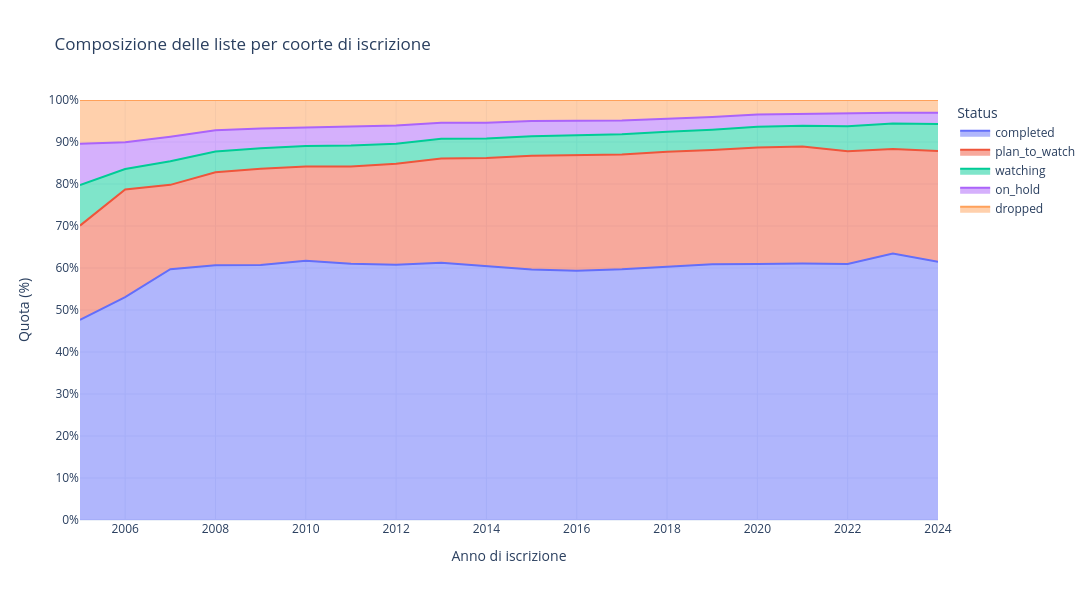

The cell this chart's notebook holds for it:
### Markdown cell above
## Composizione delle liste per anno di iscrizione:

### Code cell
df = df_profiles.copy()

# anno iscrizione
df["joined"] = pd.to_datetime(df["joined"], errors="coerce")
df["joined_year"] = df["joined"].dt.year

# colonne di consumo
cols = ["watching", "completed", "on_hold", "dropped", "plan_to_watch"]
df[cols] = df[cols].apply(pd.to_numeric, errors="coerce").fillna(0)


# aggregazione per anno
consumption_time = (
    df.dropna(subset=["joined_year"])
      .assign(joined_year=lambda x: x["joined_year"].astype(int))
      .groupby("joined_year", observed=True)[cols]
      .sum()
      .reset_index()
      .sort_values("joined_year")
)
#periodo
consumption_time = consumption_time[consumption_time["joined_year"].between(2005, 2024)].copy()

#trasformo in percentuale, così da avere dati più omogenei
den = consumption_time[cols].sum(axis=1)
consumption_time = consumption_time[den > 0].copy()
den = consumption_time[cols].sum(axis=1)

consumption_pct = consumption_time.copy()
consumption_pct[cols] = consumption_pct[cols].div(den, axis=0) * 100

# righe controllo
print(f"joined_year coverage: {df['joined_year'].notna().mean():.3f}")
print(f"cohort share sums (min–max): {consumption_pct[cols].sum(axis=1).min():.1f}% – {consumption_pct[cols].sum(axis=1).max():.1f}%")


#grafico
consumption_long = consumption_pct.melt(
    id_vars="joined_year",
    value_vars=cols,
    var_name="status",
    value_name="share"
)
#ordine
status_order = ["completed", "plan_to_watch", "watching", "on_hold", "dropped"]

fig = px.area(
    consumption_long,
    x="joined_year",
    y="share",
    color="status",
    title="Composizione delle liste per coorte di iscrizione",
    labels={"joined_year": "Anno di iscrizione", "share": "Quota (%)", "status": "Status"},
    category_orders={"status": status_order}
)

fig.update_layout(template="plotly_white", width=1100, height=600)
fig.update_yaxes(ticksuffix="%", range=[0,100], dtick=10)
fig.update_traces(hovertemplate="Quota=%{y:.1f}%<br>Anno=%{x}<extra></extra>")
fig.show()

### Figure 1 — Plotly figure (JSON) as saved in the notebook; plotly's stock layout.template omitted (floating-point values rounded to 4 significant figures)
{"data": [{"fillpattern": {"shape": ""}, "hovertemplate": "Quota=%{y:.1f}%<br>Anno=%{x}<extra></extra>", "legendgroup": "completed", "line": {"color": "#636efa"}, "marker": {"symbol": "circle"}, "mode": "lines", "name": "completed", "orientation": "v", "showlegend": true, "stackgroup": "1", "x": [2005, 2006, 2007, 2008, 2009, 2010, 2011, 2012, 2013, 2014, 2015, 2016, 2017, 2018, 2019, 2020, 2021, 2022, 2023, 2024], "xaxis": "x", "y": [47.64, 53.05, 59.71, 60.63, 60.71, 61.71, 61.04, 60.78, 61.28, 60.46, 59.64, 59.35, 59.68, 60.3, 60.87, 60.95, 61.06, 60.94, 63.45, 61.45], "yaxis": "y", "type": "scatter"}, {"fillpattern": {"shape": ""}, "hovertemplate": "Quota=%{y:.1f}%<br>Anno=%{x}<extra></extra>", "legendgroup": "plan_to_watch", "line": {"color": "#EF553B"}, "marker": {"symbol": "circle"}, "mode": "lines", "name": "plan_to_watch", "orientation": "v", "showlegend": true, "stackgroup": "1", "x": [2005, 2006, 2007, 2008, 2009, 2010, 2011, 2012, 2013, 2014, 2015, 2016, 2017, 2018, 2019, 2020, 2021, 2022, 2023, 2024], "xaxis": "x", "y": [22.45, 25.65, 20.08, 22.18, 22.9, 22.47, 23.15, 24.05, 24.79, 25.75, 27.07, 27.51, 27.37, 27.37, 27.2, 27.77, 27.87, 26.87, 24.88, 26.39], "yaxis": "y", "type": "scatter"}, {"fillpattern": {"shape": ""}, "hovertemplate": "Quota=%{y:.1f}%<br>Anno=%{x}<extra></extra>", "legendgroup": "watching", "line": {"color": "#00cc96"}, "marker": {"symbol": "circle"}, "mode": "lines", "name": "watching", "orientation": "v", "showlegend": true, "stackgroup": "1", "x": [2005, 2006, 2007, 2008, 2009, 2010, 2011, 2012, 2013, 2014, 2015, 2016, 2017, 2018, 2019, 2020, 2021, 2022, 2023, 2024], "xaxis": "x", "y": [9.63, 4.864, 5.62, 4.934, 4.923, 4.843, 4.984, 4.757, 4.711, 4.627, 4.639, 4.741, 4.789, 4.741, 4.828, 4.908, 4.916, 5.936, 6.079, 6.426], "yaxis": "y", "type": "scatter"}, {"fillpattern": {"shape": ""}, "hovertemplate": "Quota=%{y:.1f}%<br>Anno=%{x}<extra></extra>", "legendgroup": "on_hold", "line": {"color": "#ab63fa"}, "marker": {"symbol": "circle"}, "mode": "lines", "name": "on_hold", "orientation": "v", "showlegend": true, "stackgroup": "1", "x": [2005, 2006, 2007, 2008, 2009, 2010, 2011, 2012, 2013, 2014, 2015, 2016, 2017, 2018, 2019, 2020, 2021, 2022, 2023, 2024], "xaxis": "x", "y": [9.883, 6.396, 5.846, 5.038, 4.711, 4.418, 4.532, 4.316, 3.816, 3.718, 3.623, 3.403, 3.264, 3.132, 3.037, 2.946, 2.889, 3.017, 2.57, 2.69], "yaxis": "y", "type": "scatter"}, {"fillpattern": {"shape": ""}, "hovertemplate": "Quota=%{y:.1f}%<br>Anno=%{x}<extra></extra>", "legendgroup": "dropped", "line": {"color": "#FFA15A"}, "marker": {"symbol": "circle"}, "mode": "lines", "name": "dropped", "orientation": "v", "showlegend": true, "stackgroup": "1", "x": [2005, 2006, 2007, 2008, 2009, 2010, 2011, 2012, 2013, 2014, 2015, 2016, 2017, 2018, 2019, 2020, 2021, 2022, 2023, 2024], "xaxis": "x", "y": [10.39, 10.04, 8.74, 7.213, 6.758, 6.558, 6.296, 6.099, 5.409, 5.438, 5.023, 5.003, 4.896, 4.457, 4.057, 3.428, 3.265, 3.244, 3.027, 3.039], "yaxis": "y", "type": "scatter"}], "layout": {"xaxis": {"anchor": "y", "domain": [0.0, 1.0], "title": {"text": "Anno di iscrizione"}}, "yaxis": {"anchor": "x", "domain": [0.0, 1.0], "title": {"text": "Quota (%)"}, "ticksuffix": "%", "range": [0, 100], "dtick": 10}, "legend": {"title": {"text": "Status"}, "tracegroupgap": 0}, "title": {"text": "Composizione delle liste per coorte di iscrizione"}, "width": 1100, "height": 600}}
